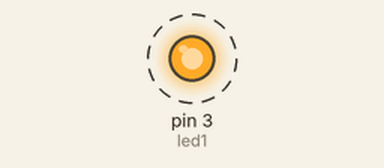
Bench run of a sketch on a simulated Arduino Uno, built with avr-gcc and run on an emulated ATmega328P. On the bench: output pins drawn as LEDs (lit = HIGH). Dashed ring = blinking.

Above: at 0.5 s.
Timing chart, 0 to 4.6 s (numbered marks = the images above):
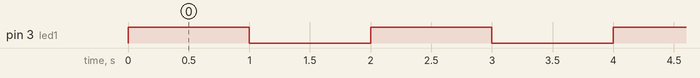

The sketch:

ledPiscando.ino
```cpp
#define led1 3

void setup() {
  pinMode(led1,OUTPUT); //configura o pino 3 como saída
}

void loop() {
  digitalWrite(led1,HIGH); //acende o LED
  delay(1000);
  digitalWrite(led1,LOW); //apaga o LED
  delay(1000);
}
```

Measured:
- by itself, pin 3 (led1): alternates HIGH for 1.0 s and LOW for 1.0 s
